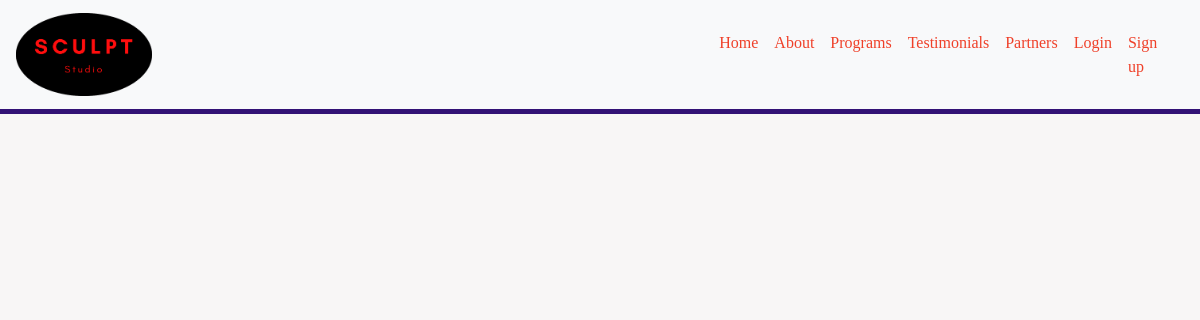
/testimonials/, run on an earlier commit of the app's database.
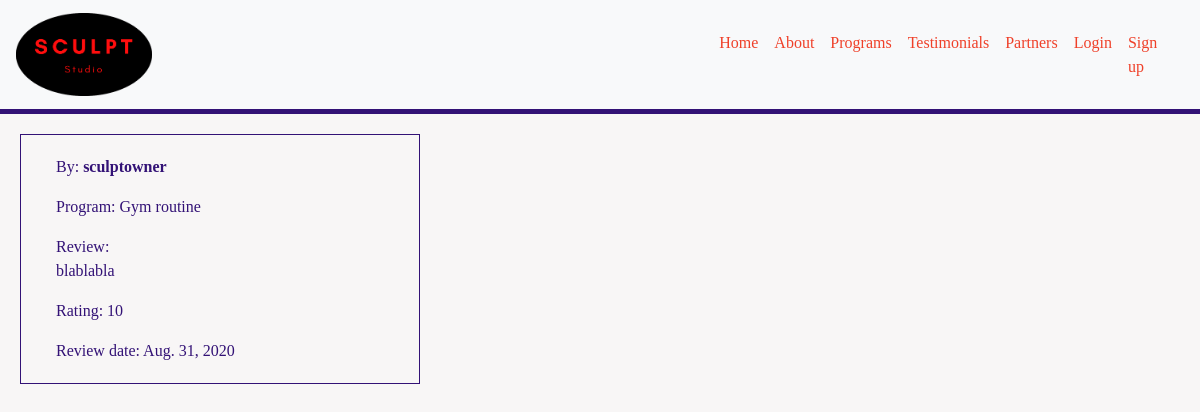
And on a later commit of the database.
### testimonials/models.py (models this page shows, shortened)
class Testimonials(models.Model):
    class Meta():
        verbose_name_plural = 'Testimonials'
    user = models.OneToOneField(User, on_delete=models.CASCADE)
    program_id = models.OneToOneField(Programs, on_delete=models.CASCADE, null=True)
    review = models.TextField(max_length=2064)
    score = models.PositiveIntegerField(default=0, validators=[MinValueValidator(1), MaxValueValidator(10)])
    date = models.DateField(default=timezone.now)

### programs/models.py (models this page shows)
class Programs(models.Model):
    class Meta:
        verbose_name_plural = 'Programs'
    name = models.CharField(max_length=100)
    type = models.CharField(max_length=100)
    description = models.TextField()
    price = models.DecimalField(max_digits=6, decimal_places=2)
    def __str__(self):
        return self.name

### testimonials/views.py (the view)
# urls.py: path('testimonials/', include('testimonials.urls')),
def testimonials(request):
    testimonials = Testimonials.objects.all()
    context = {
        'testimonials': testimonials
    }
    return render(request, 'testimonials/testimonials.html', context)

### testimonials/templates/testimonials/testimonials.html
{% extends 'base.html' %}
{% block content %}
{% for testimonial in testimonials %}
<div class="col-sm-4 cards">
    <div class="card">
      <div class="card-body">
        <p class="card-text">By: <strong>{{ testimonial.user}}</strong></p>
        <p class="card-text">Program: {{ testimonial.program_id}}</p>
        <p class="card-text">Review:<br> {{ testimonial.review }}</p>
        <p class="card-text">Rating: {{ testimonial.score }}</p>
        <p class="card-text">Review date: {{ testimonial.date }}</p>
      </div>
    </div>
</div>
{% endfor %}
{% endblock %}

### templates/base.html (shortened to what this page needs)
{% load static %}
<!DOCTYPE html>
<html lang="en">
<head>
    {% block maincss %}
    <link rel="stylesheet" href="https://maxcdn.bootstrapcdn.com/bootstrap/4.0.0/css/bootstrap.min.css">
    <link rel="stylesheet" href="{% static '/css/main.css' %}">
    {% endblock %}
</head>
<body>
    <nav class="navbar navbar-expand-lg navbar-light bg-light">
      <a class="navbar-brand" href="{% url 'home' %}">
        <img src="/media/sculpt_logo.png" alt="sculpt studio logo" height="20%" width="20%">
      </a>
        <div class="collapse navbar-collapse flex-row-reverse" id="navbarNav">
            <ul class="navbar-nav">
                <li class="nav-item">
                    <a class="nav-link" href="{% url 'home' %}">Home</a>
                </li>
                <li class="nav-item">
                    <a class="nav-link" href="{% url 'about_me' %}">About</a>
                </li>
                <li class="nav-item">
                    <a class="nav-link" href="{% url 'programs' %}">Programs</a>
                </li>
                <li class="nav-item">
                    <a class="nav-link" href="{% url 'testimonials' %}">Testimonials</a>
                </li>
                <li class="nav-item">
                    <a class="nav-link" href="#">Partners</a>
                </li>
                {% if request.user.is_authenticated %}
                <li class="nav-item">
                    <a class="nav-link" href="{% url 'account' %}">Account</a>
                </li>
                <li class="nav-item">
                    <a class="nav-link" href="{% url 'account_logout' %}">Log Out</a>
                </li>
                {% else %}
                <li class="nav-item">
                    <a class="nav-link" href="{% url 'account_login' %}">Login</a>
                </li>
                <li class="nav-item">
                    <a class="nav-link" href="{% url 'account_signup' %}">Sign up</a>
                </li>
                {% endif %}
            </ul>
        </div>
    </nav>
    <hr>
    {% block content %}
    {% endblock %}
</body>
</html>

### static/css/main.css (style rules this page uses)
* { font-family: 'Noto Serif JP', serif; color: rgb(51, 18, 118); font-weight: 500; }
hr { border-top: 5px solid rgb(51, 18, 118); margin-top: 0; }
body { background-color: rgb(248, 246, 246); }
a { color: rgb(239, 64, 41); transition: 0.5s; }
nav .navbar-nav li a { color: rgb(239, 64, 41) !important; transition: 0.5s; }
.card { background-color: rgb(248, 246, 246); border: none; }
.cards { border: 1px solid rgb(51, 18, 118); margin: 20px; }

What changed in the data, as far as the page shows it:
added Testimonials: user "sculptowner", program_id "Gym routine", review "blablabla", score "10", date "Aug. 31, 2020"
